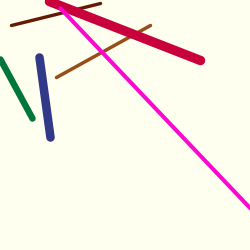
Frame 1 (no input)
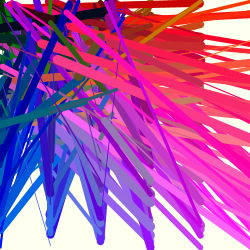
Frame 60 (the mouse pressed at the canvas centre just before this capture)
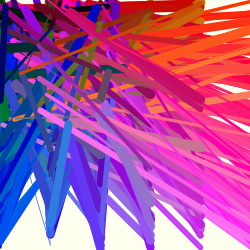
Frame 120 (the mouse held since frame 60 and released just before this capture)

The Processing sketch that drew these frames (run headless with seeded random() and noise(); from frame 60 on, the mouse is pressed at the canvas centre):

// Processing sketch: processing_98986
// ── processing_98986.pde

void setup() {size(250, 250);
background(255,255,240);}

void draw() {funStrokes();}

void funStrokes(){
for(int i=0; i<300; i=i+50)
{frameRate(15);
float r =random(10);
float s =random(125);
float t =random(125);
float v=random(250);
strokeWeight(r);
stroke(i,t,v);
line(i,v,s,t);}}
